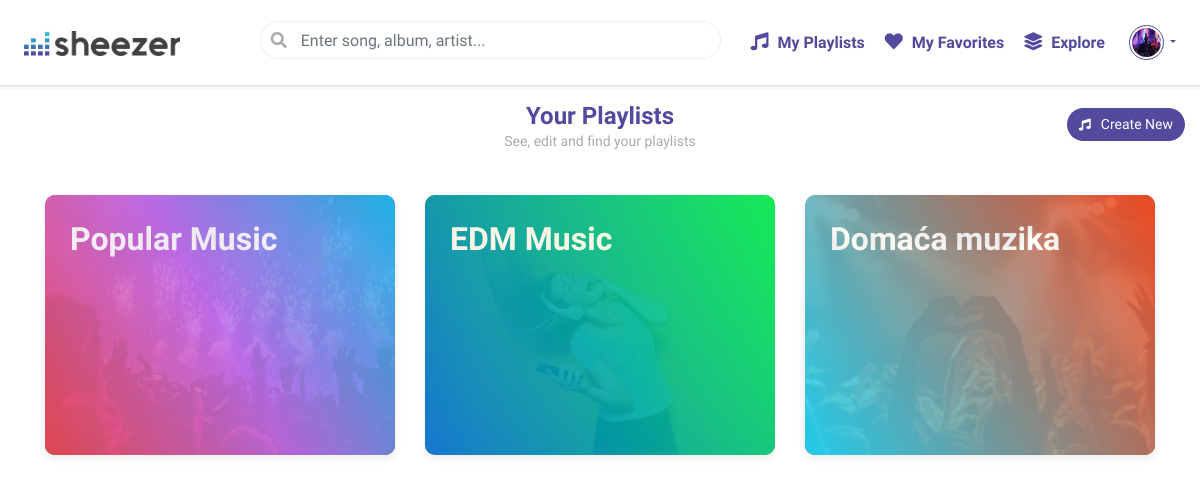
Page /music/playlists/ (signed in) on the committed database.
### accounts/models.py (models this page shows, shortened)
class Profile(models.Model):
    user = models.OneToOneField(User, on_delete = models.CASCADE)
    first_name = models.CharField(max_length = 100, blank = True)
    last_name = models.CharField(max_length = 100, blank = True)
    email = models.CharField(max_length = 100, blank = True)
    image = models.ImageField(default = 'default.png', upload_to = 'profile_pics')

### music/models.py (models this page shows, shortened)
class Playlist(models.Model):
    name = models.CharField(max_length = 100)
    creation_date = models.DateTimeField(auto_now = True)
    songs = models.ManyToManyField('Song')
    created_by = models.ForeignKey(User, on_delete = models.CASCADE)

### music/views.py (the view)
# urls.py: path('playlists/', views.playlists_view, name="playlists"),
def playlists_view(request):
    user = request.user
    playlists = Playlist.objects.filter(created_by = user).annotate(songs_count = Count('songs'))
    if 'playlistname' in request.POST:
        playlist_name = request.POST.get('playlistname')
        Playlist.objects.create(name = playlist_name, created_by = user)
        messages.info(request, 'Playlist has been created successfully!')
    return render(request, 'music/playlists.html', { 'data' : playlists })

### music/templates/music/playlists.html (shortened to what this page needs)
{% extends 'layout.html' %}
{% block content %}
<div class="container-fluid">
  <div class="page-header">
    <h1>Your Playlists</h1>
    <h6>See, edit and find your playlists</h6>
    <div class="actions">
      <button type="button" class="btn btn-primary" data-toggle="modal" data-target="#createPlaylistModal"><i class="fas fa-music"></i>Create New</button>
    </div>
  </div>
  <div class="container">
    <div class="row playlists-row">
      {% if data|length > 0 %}
      {% for playlist in data %}
        {% if forloop.first %}
         {{ empty }}
        {% else %}
        <div class="col-lg-4 col-md-6 col-sm-6 col-xs-12">
          <a href="{% url 'music:playlist' playlist.id %}">
            <div class="playlist-square">
              <div class="overlay">
                <h5>{{ playlist.name }}</h5>
              </div>
            </div>
          </a>
        </div>
        {% endif %}
      {% endfor %}
      {% else %}
      <div class="alert alert-secondary text-center w-50">
        You do not have any playlists created!
      </div>
      {% endif %}
    </div>
  </div>
</div>
{% endblock %}

### templates/layout.html (shortened to what this page needs)
{% load static from static %}
<!DOCTYPE html>
<html>
    <head>
        <link rel="stylesheet" href="https://stackpath.bootstrapcdn.com/bootstrap/4.4.1/css/bootstrap.min.css">
        <link rel="stylesheet" href="{% static 'styles.css' %}">
        <link href="https://cdnjs.cloudflare.com/ajax/libs/font-awesome/5.11.2/css/all.css" rel="stylesheet">
        <link href="https://cdn.datatables.net/1.10.20/css/dataTables.bootstrap4.min.css" rel="stylesheet">
    </head>
    <body>
        <header>
            <div class="d-flex flex-column flex-md-row align-items-center p-3 px-md-4 mb-3 bg-white border-bottom shadow-sm">
                <h5 class="my-0 mr-md-auto"><a href="{% url 'home' %}"><img src="{% static '/logo.png' %}" class="logo"/></a></h5>
                <div class="my-0 mr-md-auto nav-search-wrapper">
                    <form action="/music/search" method="GET" id="nav-search-form">
                        <input type="text" class="form-control" name="search" placeholder="Enter song, album, artist...">
                    </form>
                </div>
                {% if user.is_authenticated %}
                <nav class="my-2 my-md-0 mr-md-3">
                    <a class="p-2" href="{% url 'music:playlists' %}"><i class="fas fa-music"></i> My Playlists</a>
                    <a class="p-2" href="{% url 'music:favorites' %}"><i class="fas fa-heart"></i> My Favorites</a>
                    <a class="p-2" href="{% url 'music:explore' %}"><i class="fas fa-layer-group"></i> Explore</a>
                </nav>
                <div class="btn-group nav-dropdown">
                    <a href="#" class="dropdown-toggle" data-toggle="dropdown" aria-haspopup="true" aria-expanded="false">
                        <img src="{{ user.profile.image.url }}" alt="" class="rounded-circle">
                    </a>
                </div>
                {% else %}
                    <a class="btn btn-primary mr-2" href="{% url 'accounts:login' %}">Login</a>
                    <a class="btn btn-secondary" href="{% url 'accounts:signup' %}">Signup</a>
                {% endif %}
            </div>
        </header>
       <div class="wrapper">
            {% if user.is_authenticated %}
                {% block content %}
                {% endblock %}
            {% else %}
                <div class="alert alert-secondary text-center mr-3 ml-3">
                    <i class="fas fa-user-lock fa-2x"></i><br>
                    You don't have permissions to see this page.<br> Please log in to continue!
                </div>
            {% endif %}
       </div>
    </body>
</html>

### assets/styles.css (style rules this page uses)
body { margin: 0; padding: 0; background: #fff; font-family: 'Nunito Sans', sans-serif; }
form input { display: block; background-color: #fff; border: 1px solid #ccc; border-radius: 5px; margin-top: 5px; margin-bottom: 10px; height: 35px; padding: 5px 10px; width: 100%; }
.page-header { text-align: center; margin-bottom: 25px; }
.page-header h1 { font-size: 24px; font-weight: 600; color: #514A9D; margin-bottom: 2px; }
.page-header h6 { font-size: 14px; color: #aaa; }
.page-header .actions { margin-top: -50px; float: right; }
.page-header .actions button { background-color: #514A9D; border: 0px; font-size: 14px; border-radius: 20px; }
.page-header .actions button i { font-size: 12px; margin-right: 10px; }
.logo { height: 25px; }
nav a { display: inline-block; font-weight: 600; color: #514A9D; }
nav a i { font-size: 18px; margin-right: 5px; }
.nav-search-wrapper { width: 40%; margin-left: 5%; }
#nav-search-form input { padding-left: 40px; border-radius: 25px; border: 1px solid #eee; }
.nav-dropdown .dropdown-toggle { color: #514A9D; font-size: 12px; }
.nav-dropdown .dropdown-toggle img { height: 35px; width: 35px; padding: 2px; border: 1px solid #514A9D; }
.playlist-square { background: #fff; height: 260px; border-radius: 10px; padding: 40px 10px; margin: 20px 0px; cursor: pointer; box-shadow: 0 .235rem .55rem rgba(0, 0, 0, .075) !important; background-image: url('../media/playlist_covers/1.jpg'); background-size: cover; position: relative; }
.playlist-square .overlay { position: relative; background: rgb(81, 74, 157); background: linear-gradient(60deg, rgba(81, 74, 157, 1) 0%, rgba(36, 198, 220, 1) 100%); height: 100%; width: 100%; top: 0; left: 0; position: absolute; padding: 25px; border-radius: 10px; opacity: 0.9; }
.playlists-row> :nth-child(4n+1) .playlist-square { background-image: url('../media/playlist_covers/2.jpg'); }
.playlists-row> :nth-child(4n+2) .playlist-square { background-image: url('../media/playlist_covers/3.jpg'); }
.playlists-row> :nth-child(4n+1) .overlay { background: #12c2e9; background: -webkit-linear-gradient(60deg, #f64f59, #c471ed, #12c2e9); background: linear-gradient(60deg, #f64f59, #c471ed, #12c2e9); }
.playlists-row> :nth-child(4n+2) .overlay { background: #00F260; background: -webkit-linear-gradient(60deg, #0575E6, #00F260); background: linear-gradient(60deg, #0575E6, #00F260); }
.playlists-row> :nth-child(4n+3) .overlay { background: #ff4b1f; background: -webkit-linear-gradient(60deg, #1fddff, #ff4b1f); background: linear-gradient(60deg, #1fddff, #ff4b1f); }
.playlist-square .overlay h5 { color: #fff; font-size: 32px; font-weight: 600; }

### rows in the picture
Playlist: name "Popular Music"
Playlist: name "EDM Music"
Playlist: name "Domaća muzika"
